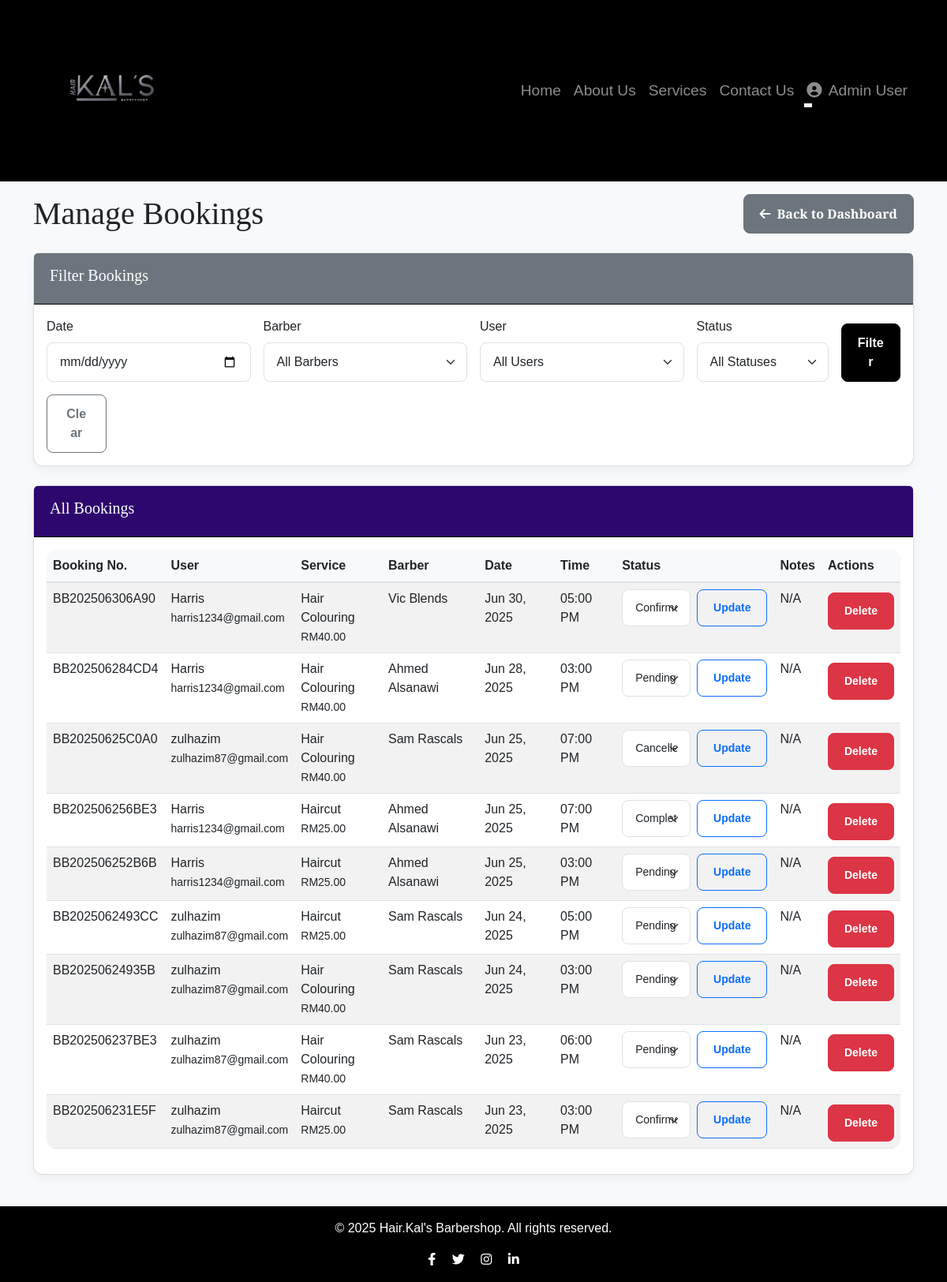
/admin/manage_bookings.php (signed in), run on the app's committed database.
### tables this page shows
CREATE TABLE `bookings` (
  `id` int(11) NOT NULL,
  `user_id` int(11) NOT NULL,
  `service_id` int(11) NOT NULL,
  `barber_id` int(11) NOT NULL,
  `date` date NOT NULL,
  `time` time NOT NULL,
  `booking_number` varchar(50) NOT NULL,
  `status` enum('pending','confirmed','completed','cancelled') NOT NULL DEFAULT 'pending',
  `notes` text DEFAULT NULL,
  `created_at` timestamp NOT NULL DEFAULT current_timestamp()
);

CREATE TABLE `users` (
  `id` int(11) NOT NULL,
  `name` varchar(255) NOT NULL,
  `email` varchar(255) NOT NULL,
  `phone` varchar(20) DEFAULT NULL,
  `password` varchar(255) NOT NULL,
  `role` enum('user','admin') NOT NULL DEFAULT 'user',
  `created_at` timestamp NOT NULL DEFAULT current_timestamp(),
  `profile_image` varchar(255) DEFAULT NULL
);

CREATE TABLE `services` (
  `id` int(11) NOT NULL,
  `name` varchar(255) NOT NULL,
  `description` text DEFAULT NULL,
  `price` decimal(10,2) NOT NULL
);

CREATE TABLE `barbers` (
  `id` int(11) NOT NULL,
  `name` varchar(255) NOT NULL,
  `bio` text DEFAULT NULL,
  `image` varchar(255) DEFAULT NULL
);

### admin/manage_bookings.php (the view, shortened to what this page needs)
<?php
require_once '../includes/db_connect.php';
require_once '../includes/header.php';
$sql = "
    SELECT b.id, b.booking_number, b.date, b.time, b.status, b.notes,
           u.name AS user_name, u.email AS user_email,
           s.name AS service_name, s.price AS service_price,
           br.name AS barber_name
    FROM bookings b
    JOIN users u ON b.user_id = u.id
    JOIN services s ON b.service_id = s.id
    JOIN barbers br ON b.barber_id = br.id
    WHERE 1=1
";
$filter_date = $_GET['filter_date'] ?? '';
$sql .= " ORDER BY b.date DESC, b.time DESC";
$stmt_bookings = $conn->prepare($sql);
$stmt_bookings->execute();
$result_bookings = $stmt_bookings->get_result();
$all_bookings = [];
if ($result_bookings->num_rows > 0) {
    while ($row = $result_bookings->fetch_assoc()) {
        $all_bookings[] = $row;
    }
}
?>
<h1 class="mb-4 d-flex justify-content-between align-items-center">
    Manage Bookings
    <a href="<?php echo BASE_URL; ?>admin/dashboard.php" class="btn btn-secondary"><i class="fas fa-arrow-left me-2"></i>Back to Dashboard</a>
</h1>
<div class="card mb-4">
    <div class="card-header bg-secondary text-white">
        <h5>Filter Bookings</h5>
    </div>
    <div class="card-body">
        <form action="<?php echo BASE_URL; ?>admin/manage_bookings.php" method="GET" class="row g-3 align-items-end">
            <div class="col-md-3">
                <label for="filter_date" class="form-label">Date</label>
                <input type="date" class="form-control" id="filter_date" name="filter_date" value="<?php echo htmlspecialchars($filter_date); ?>">
            </div>
            <div class="col-md-3">
                <label for="filter_barber" class="form-label">Barber</label>
                <select class="form-select" id="filter_barber" name="filter_barber">
                    <option value="">All Barbers</option>
                </select>
            </div>
            <div class="col-md-3">
                <label for="filter_user" class="form-label">User</label>
                <select class="form-select" id="filter_user" name="filter_user">
                    <option value="">All Users</option>
                </select>
            </div>
            <div class="col-md-2">
                <label for="filter_status" class="form-label">Status</label>
                <select class="form-select" id="filter_status" name="filter_status">
                    <option value="">All Statuses</option>
                </select>
            </div>
            <div class="col-md-1 d-flex align-items-end">
                <button type="submit" class="btn btn-primary w-100">Filter</button>
            </div>
            <div class="col-md-1 d-flex align-items-end">
                <a href="<?php echo BASE_URL; ?>admin/manage_bookings.php" class="btn btn-outline-secondary w-100">Clear</a>
            </div>
        </form>
    </div>
</div>
<div class="card">
    <div class="card-header text-white" style="background-color:rgb(46, 7, 110);">
        <h5>All Bookings</h5>
    </div>
    <div class="card-body">
        <?php if (empty($all_bookings)): ?>
            <p class="text-center">No bookings found with the current filters.</p>
        <?php else: ?>
            <div class="table-responsive">
                <table class="table table-striped table-hover">
                    <thead>
                        <tr>
                            <th>Booking No.</th>
                            <th>User</th>
                            <th>Service</th>
                            <th>Barber</th>
                            <th>Date</th>
                            <th>Time</th>
                            <th>Status</th>
                            <th>Notes</th>
                            <th>Actions</th>
                        </tr>
                    </thead>
                    <tbody>
                        <?php foreach ($all_bookings as $booking): ?>
                            <tr>
                                <td><?php echo htmlspecialchars($booking['booking_number']); ?></td>
                                <td><?php echo htmlspecialchars($booking['user_name']); ?><br><small><?php echo htmlspecialchars($booking['user_email']); ?></small></td>
                                <td><?php echo htmlspecialchars($booking['service_name']); ?><br><small>RM<?php echo htmlspecialchars(number_format($booking['service_price'], 2)); ?></small></td>
                                <td><?php echo htmlspecialchars($booking['barber_name']); ?></td>
                                <td><?php echo htmlspecialchars(date('M d, Y', strtotime($booking['date']))); ?></td>
                                <td><?php echo htmlspecialchars(date('h:i A', strtotime($booking['time']))); ?></td>
                                <td>
                                    <form action="<?php echo BASE_URL; ?>admin/manage_bookings.php" method="POST" class="d-flex align-items-center">
                                        <select name="new_status" class="form-select form-select-sm me-2">
                                            <option value="pending" <?php echo ($booking['status'] == 'pending') ? 'selected' : ''; ?>>Pending</option>
                                            <option value="confirmed" <?php echo ($booking['status'] == 'confirmed') ? 'selected' : ''; ?>>Confirmed</option>
                                            <option value="completed" <?php echo ($booking['status'] == 'completed') ? 'selected' : ''; ?>>Completed</option>
                                            <option value="cancelled" <?php echo ($booking['status'] == 'cancelled') ? 'selected' : ''; ?>>Cancelled</option>
                                        </select>
                                        <button type="submit" name="update_status" class="btn btn-sm btn-outline-primary">Update</button>
                                    </form>
                                </td>
                                <td><?php echo htmlspecialchars($booking['notes'] ?: 'N/A'); ?></td>
                                <td>
                                    <a href="<?php echo BASE_URL; ?>admin/manage_bookings.php?action=delete&id=<?php echo htmlspecialchars($booking['id']); ?>" class="btn btn-sm btn-danger mt-1" onclick="return confirm('Are you sure you want to delete this booking?');">Delete</a>
                                </td>
                            </tr>
                        <?php endforeach; ?>
                    </tbody>
                </table>
            </div>
        <?php endif; ?>
    </div>
</div>
<?php
require_once '../includes/footer.php';
?>

### assets/css/style.css (style rules this page uses)
body { font-family: 'Verdana', sans-serif; background-color: #f8f9fa; display: flex; flex-direction: column; min-height: 100vh; }
h1, h2, h3, h4, h5, h6 { font-family: 'Playfair Display', serif; }
.card { border-radius: 0.75rem; box-shadow: 0 0.25rem 0.75rem rgba(0, 0, 0, 0.05); border: 1px solid rgba(0,0,0,.125); }
.card-header { border-top-left-radius: 0.75rem; border-top-right-radius: 0.75rem; padding: 1rem 1.25rem; font-weight: bold; background-color: #000000; color: #fff; border-bottom: 1px solid rgba(0,0,0,4); }
.btn { border-radius: 0.5rem; padding: 0.75rem 1.25rem; font-weight: 600; transition: all 0.3s ease; }
.btn-primary { background-color: #000000; border-color: #000000; }
.btn-danger { background-color: #dc3545; border-color: #dc3545; }
.form-control, .form-select { border-radius: 0.5rem; padding: 0.75rem 1rem; }
.table { border-radius: 0.75rem; overflow: hidden; }
.table thead th { background-color: #f8f9fa; border-bottom: 2px solid #dee2e6; }
.table-striped tbody tr:nth-of-type(odd) { background-color: rgba(0, 0, 0, 0.03); }

### data on the page
bookings: booking_number "BB202506306A90", user.name "Harris", user.email "harris1234@gmail.com", service.name "Hair Colouring", service.price "40.00", barber.name "Vic Blends", date "Jun 30, 2025", time "05:00 PM", new_status "Confirmed", notes "N/A"
bookings: booking_number "BB202506284CD4", user.name "Harris", user.email "harris1234@gmail.com", service.name "Hair Colouring", service.price "40.00", barber.name "Ahmed Alsanawi", date "Jun 28, 2025", time "03:00 PM", new_status "Pending", notes "N/A"
bookings: booking_number "BB20250625C0A0", user.name "zulhazim", user.email "zulhazim87@gmail.com", service.name "Hair Colouring", service.price "40.00", barber.name "Sam Rascals", date "Jun 25, 2025", time "07:00 PM", new_status "Cancelled", notes "N/A"
bookings: booking_number "BB202506256BE3", user.name "Harris", user.email "harris1234@gmail.com", service.name "Haircut", service.price "25.00", barber.name "Ahmed Alsanawi", date "Jun 25, 2025", time "07:00 PM", new_status "Completed", notes "N/A"
bookings: booking_number "BB202506252B6B", user.name "Harris", user.email "harris1234@gmail.com", service.name "Haircut", service.price "25.00", barber.name "Ahmed Alsanawi", date "Jun 25, 2025", time "03:00 PM", new_status "Pending", notes "N/A"
bookings: booking_number "BB2025062493CC", user.name "zulhazim", user.email "zulhazim87@gmail.com", service.name "Haircut", service.price "25.00", barber.name "Sam Rascals", date "Jun 24, 2025", time "05:00 PM", new_status "Pending", notes "N/A"
bookings: booking_number "BB20250624935B", user.name "zulhazim", user.email "zulhazim87@gmail.com", service.name "Hair Colouring", service.price "40.00", barber.name "Sam Rascals", date "Jun 24, 2025", time "03:00 PM", new_status "Pending", notes "N/A"
bookings: booking_number "BB202506237BE3", user.name "zulhazim", user.email "zulhazim87@gmail.com", service.name "Hair Colouring", service.price "40.00", barber.name "Sam Rascals", date "Jun 23, 2025", time "06:00 PM", new_status "Pending", notes "N/A"
bookings: booking_number "BB202506231E5F", user.name "zulhazim", user.email "zulhazim87@gmail.com", service.name "Haircut", service.price "25.00", barber.name "Sam Rascals", date "Jun 23, 2025", time "03:00 PM", new_status "Confirmed", notes "N/A"

### other printed values
$_SESSION['user_name'] "Admin User"
